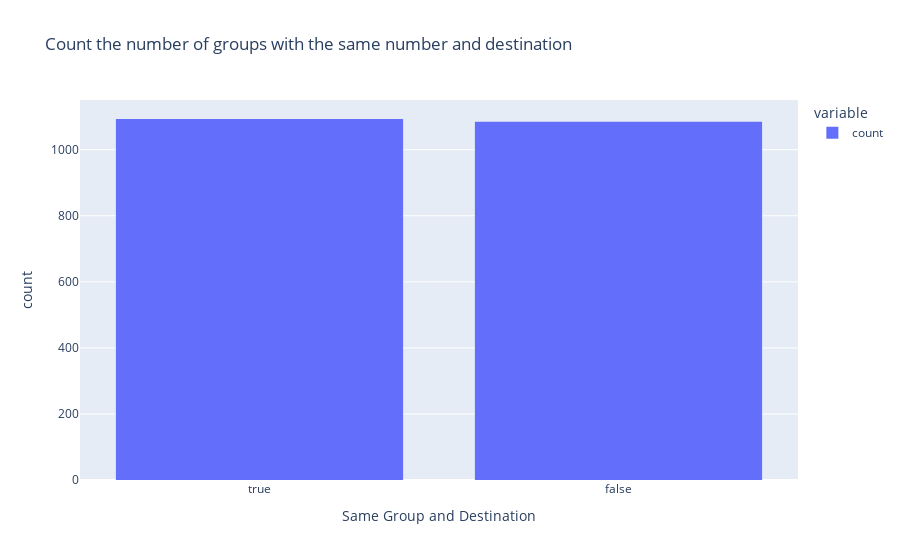

The notebook cell saved with this chart:
### Code cell
group_destination = df_groups[["Group", "Destination"]].value_counts() > 1
px.histogram(
    group_destination,
    labels={"value": "Same Group and Destination"},
    title="Count the number of groups with the same number and destination",
)

### Figure 1 — Plotly figure (JSON) as saved in the notebook; plotly's stock layout.template omitted (floating-point values rounded to 4 significant figures; data arrays with more than 128 entries replaced by an {"elided": "..."} marker saying what was removed)
{"data": [{"alignmentgroup": "True", "bingroup": "x", "hovertemplate": "variable=count<br>Same Group and Destination=%{x}<br>count=%{y}<extra></extra>", "legendgroup": "count", "marker": {"color": "#636efa", "pattern": {"shape": ""}}, "name": "count", "offsetgroup": "count", "orientation": "v", "showlegend": true, "type": "histogram", "x": {"elided": "2178 bool values"}, "xaxis": "x", "yaxis": "y"}], "layout": {"barmode": "relative", "legend": {"title": {"text": "variable"}, "tracegroupgap": 0}, "title": {"text": "Count the number of groups with the same number and destination"}, "xaxis": {"anchor": "y", "domain": [0, 1], "title": {"text": "Same Group and Destination"}}, "yaxis": {"anchor": "x", "domain": [0, 1], "title": {"text": "count"}}}}
